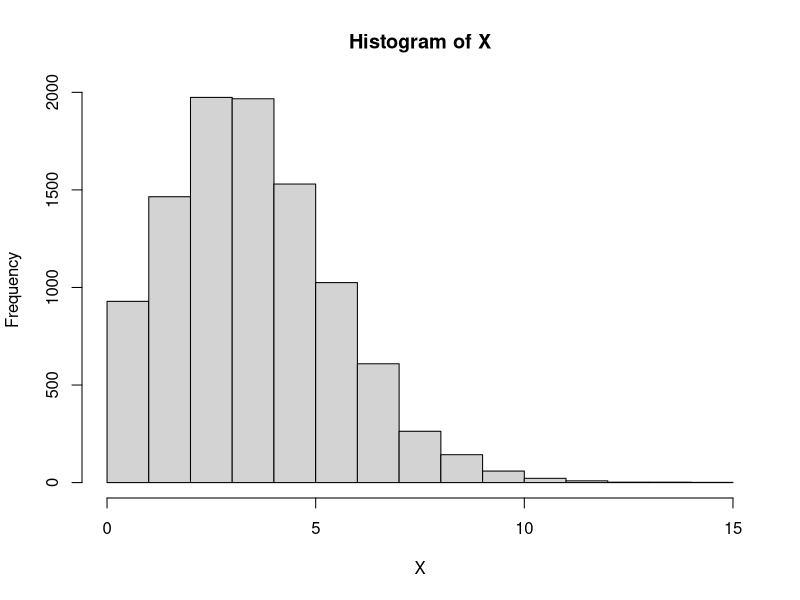
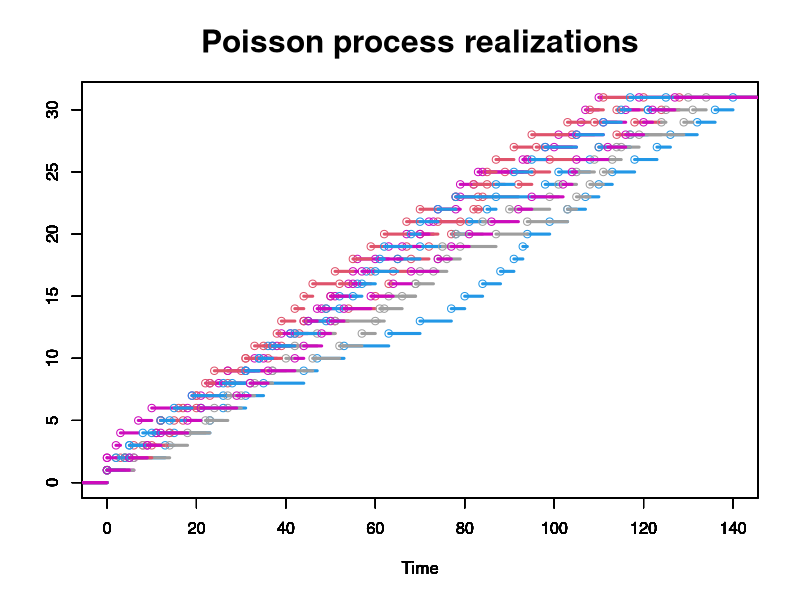
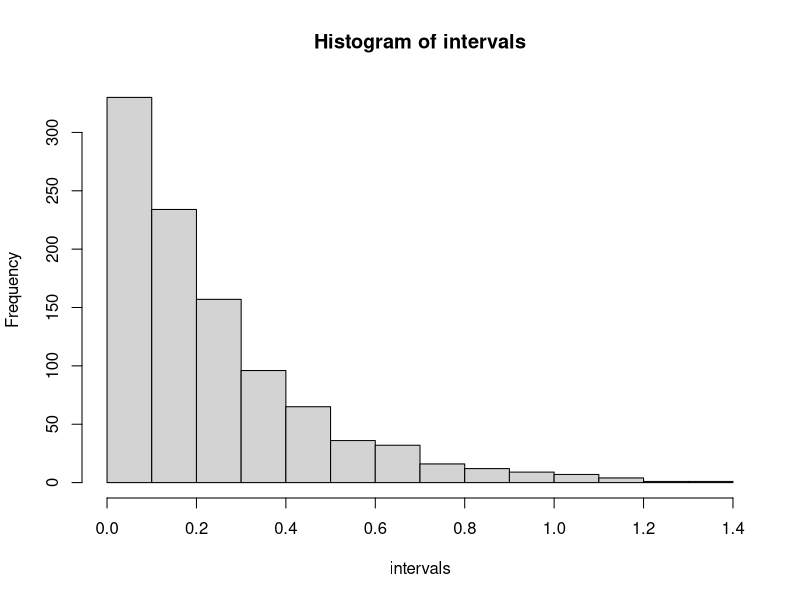
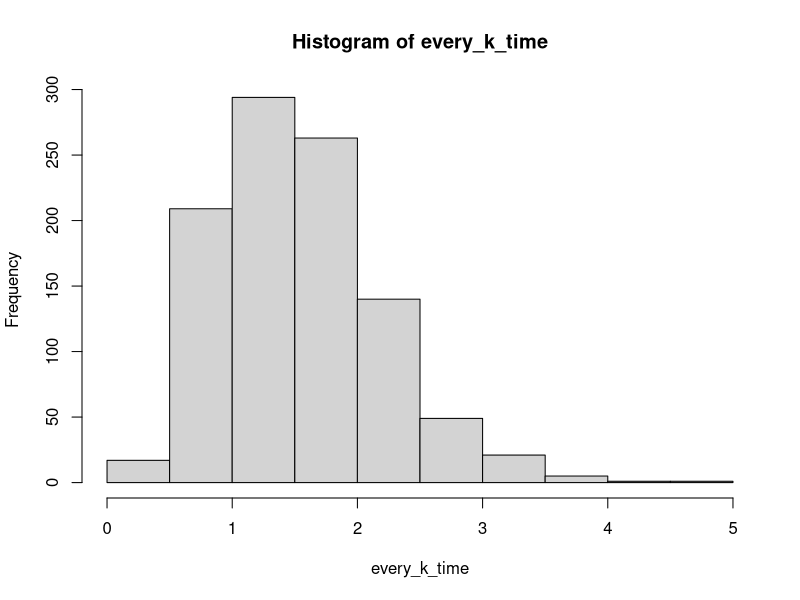
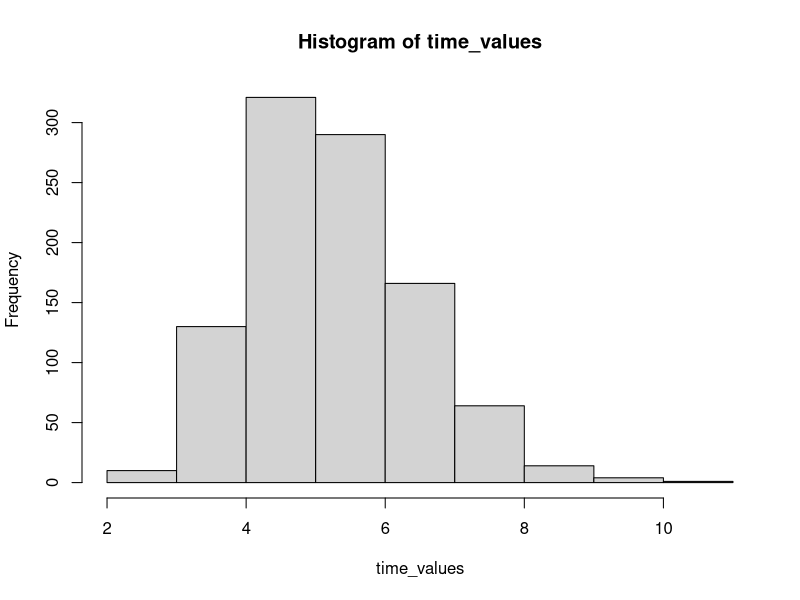
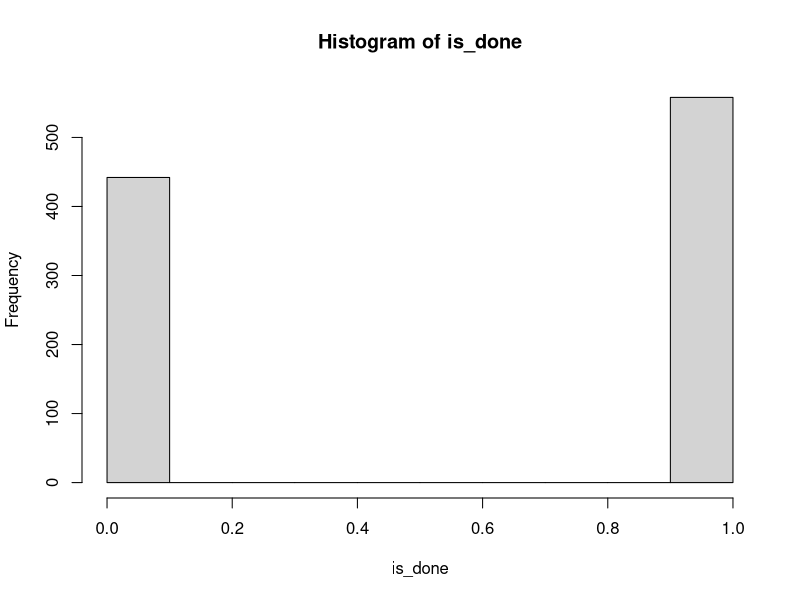

Recreate these plots in R, in order.
#Lab 3. Poisson process
# Task 1:
lambda = 4;
X = rpois(10000, lambda = lambda);
hist(X);
poisson.test(sum(X), length(X), lambda);

# Task 2 and part of 3:
dev.new();
m = 30;
k = 6;
n = 21;
lambda = 4;
single_realization= 0;
realizations = list();
step_functions = list();
max_realization_values = c();
intervals = c();
average_k_time = 0;
for (i in 1:11) {
    temp_intervals = 0;
    for (j in 1:m) {
        temp_intervals[j] = rpois(n = 1, lambda);
        single_realization[j + 1] = single_realization[j] + temp_intervals[j];
        if (j == k) {
            average_k_time[i] = temp_intervals[j];
        }
    }
    intervals[i] = mean(temp_intervals);
    realizations[[i]] = single_realization;
    max_realization_values[i] = max(single_realization);
    step_functions[[i]] = stepfun(y = seq(0, m + 1), x = single_realization);
    single_realization= 0;
}

max_realization_value = max(max_realization_values);

for (i in 1:10) {
    plot.stepfun(x = step_functions[[i]], do.points = TRUE, col.points = i * 10, col.hor = i * 10, verticals = FALSE,
             lwd = 3, xlab = "Time", ylab = "", main = "", xlim = c(0, max_realization_value));
    par(new = TRUE);
}
plot.stepfun(x = step_functions[[11]], do.points = TRUE, col.points = 110, col.hor = 110, verticals = FALSE,
             lwd = 3, xlab = "Time", ylab = "", main = "", xlim = c(0, max_realization_value));
title(main = "Poisson process realizations", cex.main = 1.9);

# Task3
#  Subtask 1:
dev.new();
intervals = rexp(1000, lambda);
hist(intervals);


#  Subtask 2:
dev.new();
process_vals = rexp(6000, lambda);
every_k_time = c();
for (i in 1:1000) {
    k_sum = 0;
    lower_lim = (i - 1) * 6 + 1;
    upper_lim = lower_lim + 5;
    for (j in lower_lim:upper_lim) {
        k_sum = k_sum + process_vals[j];
    }
    every_k_time[i] = k_sum;
}
hist(every_k_time);


#  Subtask 3:
mid_time = 21 * 1 / lambda;
is_done = 0;
time_values = c();
for (i in 1:1000) {
    current_time = 0;
    for (j in 1:21) {
        current_time = current_time + rexp(1, lambda);
    }
    time_values[i] = current_time;
    if (current_time <= mid_time) {
        is_done[i] = 1;
    }
    else {
        is_done[i] = 0;
    }
}

dev.new();
hist(time_values);
dev.new();
hist(is_done);
